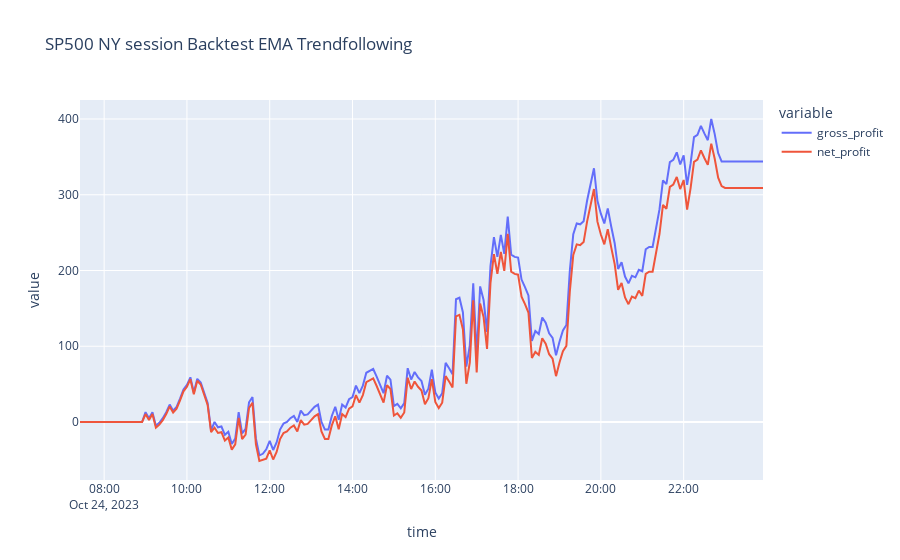

Notebook source saved alongside this figure:
### Code cell
px.line(bars3, 'time', ['gross_profit', 'net_profit'], title="SP500 NY session Backtest EMA Trendfollowing")

### Figure 1 — Plotly figure (JSON) as saved in the notebook; plotly's stock layout.template omitted (floating-point values rounded to 4 significant figures; data arrays with more than 128 entries replaced by an {"elided": "..."} marker saying what was removed)
{"data": [{"hovertemplate": "variable=gross_profit<br>time=%{x}<br>value=%{y}<extra></extra>", "legendgroup": "gross_profit", "line": {"color": "#636efa", "dash": "solid"}, "marker": {"symbol": "circle"}, "mode": "lines", "name": "gross_profit", "orientation": "v", "showlegend": true, "type": "scatter", "x": {"elided": "199 str values"}, "xaxis": "x", "y": {"elided": "199 float values"}, "yaxis": "y"}, {"hovertemplate": "variable=net_profit<br>time=%{x}<br>value=%{y}<extra></extra>", "legendgroup": "net_profit", "line": {"color": "#EF553B", "dash": "solid"}, "marker": {"symbol": "circle"}, "mode": "lines", "name": "net_profit", "orientation": "v", "showlegend": true, "type": "scatter", "x": {"elided": "199 str values"}, "xaxis": "x", "y": {"elided": "199 float values"}, "yaxis": "y"}], "layout": {"legend": {"title": {"text": "variable"}, "tracegroupgap": 0}, "title": {"text": "SP500 NY session Backtest EMA Trendfollowing"}, "xaxis": {"anchor": "y", "domain": [0, 1], "title": {"text": "time"}}, "yaxis": {"anchor": "x", "domain": [0, 1], "title": {"text": "value"}}}}
